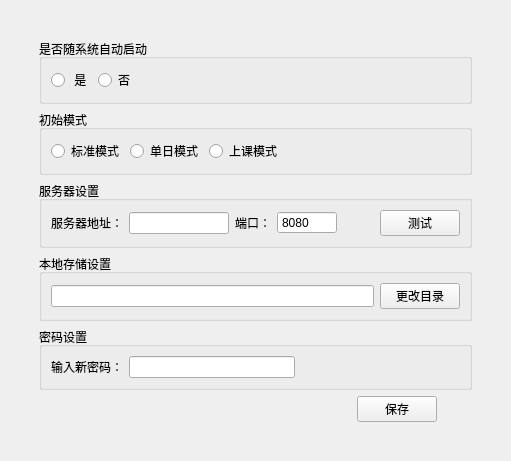
<?xml version="1.0" encoding="UTF-8"?>
<ui version="4.0">
 <class>SettingsWidget</class>
 <widget class="QWidget" name="SettingsWidget">
  <property name="geometry">
   <rect>
    <x>0</x>
    <y>0</y>
    <width>511</width>
    <height>399</height>
   </rect>
  </property>
  <property name="sizePolicy">
   <sizepolicy hsizetype="Fixed" vsizetype="Preferred">
    <horstretch>0</horstretch>
    <verstretch>0</verstretch>
   </sizepolicy>
  </property>
  <property name="windowTitle">
   <string>Form</string>
  </property>
  <layout class="QVBoxLayout" name="verticalLayout_2">
   <property name="leftMargin">
    <number>30</number>
   </property>
   <property name="topMargin">
    <number>30</number>
   </property>
   <property name="rightMargin">
    <number>30</number>
   </property>
   <property name="bottomMargin">
    <number>30</number>
   </property>
   <item>
    <layout class="QVBoxLayout" name="verticalLayout">
     <property name="leftMargin">
      <number>9</number>
     </property>
     <property name="topMargin">
      <number>9</number>
     </property>
     <property name="rightMargin">
      <number>9</number>
     </property>
     <property name="bottomMargin">
      <number>9</number>
     </property>
     <item>
      <widget class="QGroupBox" name="groupBox">
       <property name="title">
        <string>是否随系统自动启动</string>
       </property>
       <layout class="QHBoxLayout" name="horizontalLayout">
        <item>
         <widget class="QRadioButton" name="pAutoStartRadioBtn">
          <property name="text">
           <string> 是</string>
          </property>
         </widget>
        </item>
        <item>
         <widget class="QRadioButton" name="pDisableStartRadioBtn">
          <property name="text">
           <string>否</string>
          </property>
         </widget>
        </item>
        <item>
         <spacer name="horizontalSpacer_5">
          <property name="orientation">
           <enum>Qt::Horizontal</enum>
          </property>
          <property name="sizeHint" stdset="0">
           <size>
            <width>325</width>
            <height>20</height>
           </size>
          </property>
         </spacer>
        </item>
       </layout>
      </widget>
     </item>
     <item>
      <widget class="QGroupBox" name="groupBox_2">
       <property name="title">
        <string>初始模式</string>
       </property>
       <layout class="QHBoxLayout" name="horizontalLayout_2">
        <item>
         <widget class="QRadioButton" name="pStandartModeBtn">
          <property name="text">
           <string>标准模式</string>
          </property>
         </widget>
        </item>
        <item>
         <widget class="QRadioButton" name="pSigleDayModeBtn">
          <property name="text">
           <string>单日模式</string>
          </property>
         </widget>
        </item>
        <item>
         <widget class="QRadioButton" name="pInClassModeBtn">
          <property name="text">
           <string>上课模式</string>
          </property>
         </widget>
        </item>
        <item>
         <spacer name="horizontalSpacer_4">
          <property name="orientation">
           <enum>Qt::Horizontal</enum>
          </property>
          <property name="sizeHint" stdset="0">
           <size>
            <width>182</width>
            <height>20</height>
           </size>
          </property>
         </spacer>
        </item>
       </layout>
      </widget>
     </item>
     <item>
      <widget class="QGroupBox" name="groupBox_3">
       <property name="title">
        <string>服务器设置</string>
       </property>
       <layout class="QHBoxLayout" name="horizontalLayout_3">
        <item>
         <widget class="QLabel" name="label_4">
          <property name="text">
           <string>服务器地址：</string>
          </property>
         </widget>
        </item>
        <item>
         <widget class="QLineEdit" name="pIPAddressLineEdit">
          <property name="sizePolicy">
           <sizepolicy hsizetype="Fixed" vsizetype="Fixed">
            <horstretch>0</horstretch>
            <verstretch>0</verstretch>
           </sizepolicy>
          </property>
          <property name="minimumSize">
           <size>
            <width>100</width>
            <height>0</height>
           </size>
          </property>
          <property name="maximumSize">
           <size>
            <width>100</width>
            <height>16777215</height>
           </size>
          </property>
          <property name="maxLength">
           <number>15</number>
          </property>
         </widget>
        </item>
        <item>
         <widget class="QLabel" name="label_5">
          <property name="text">
           <string>端口：</string>
          </property>
         </widget>
        </item>
        <item>
         <widget class="QSpinBox" name="pPortSpinBox">
          <property name="sizePolicy">
           <sizepolicy hsizetype="Preferred" vsizetype="Fixed">
            <horstretch>0</horstretch>
            <verstretch>0</verstretch>
           </sizepolicy>
          </property>
          <property name="minimumSize">
           <size>
            <width>60</width>
            <height>0</height>
           </size>
          </property>
          <property name="maximumSize">
           <size>
            <width>60</width>
            <height>16777215</height>
           </size>
          </property>
          <property name="buttonSymbols">
           <enum>QAbstractSpinBox::NoButtons</enum>
          </property>
          <property name="maximum">
           <number>65535</number>
          </property>
          <property name="value">
           <number>8080</number>
          </property>
         </widget>
        </item>
        <item>
         <spacer name="horizontalSpacer_6">
          <property name="orientation">
           <enum>Qt::Horizontal</enum>
          </property>
          <property name="sizeHint" stdset="0">
           <size>
            <width>40</width>
            <height>20</height>
           </size>
          </property>
         </spacer>
        </item>
        <item>
         <widget class="QPushButton" name="pTestNetWorkBtn">
          <property name="sizePolicy">
           <sizepolicy hsizetype="Preferred" vsizetype="Fixed">
            <horstretch>0</horstretch>
            <verstretch>0</verstretch>
           </sizepolicy>
          </property>
          <property name="text">
           <string>测试</string>
          </property>
         </widget>
        </item>
       </layout>
      </widget>
     </item>
     <item>
      <widget class="QGroupBox" name="groupBox_4">
       <property name="title">
        <string>本地存储设置</string>
       </property>
       <layout class="QHBoxLayout" name="horizontalLayout_4">
        <item>
         <widget class="QLineEdit" name="pSaveFilePathLineEdit">
          <property name="text">
           <string/>
          </property>
         </widget>
        </item>
        <item>
         <widget class="QPushButton" name="pChangeSavePathBtn">
          <property name="sizePolicy">
           <sizepolicy hsizetype="Preferred" vsizetype="Fixed">
            <horstretch>0</horstretch>
            <verstretch>0</verstretch>
           </sizepolicy>
          </property>
          <property name="text">
           <string>更改目录</string>
          </property>
         </widget>
        </item>
       </layout>
      </widget>
     </item>
     <item>
      <widget class="QGroupBox" name="pModifiedGrpBox">
       <property name="minimumSize">
        <size>
         <width>0</width>
         <height>0</height>
        </size>
       </property>
       <property name="title">
        <string>密码设置</string>
       </property>
       <layout class="QGridLayout" name="gridLayout">
        <item row="0" column="2">
         <spacer name="horizontalSpacer_3">
          <property name="orientation">
           <enum>Qt::Horizontal</enum>
          </property>
          <property name="sizeHint" stdset="0">
           <size>
            <width>40</width>
            <height>20</height>
           </size>
          </property>
         </spacer>
        </item>
        <item row="0" column="0">
         <widget class="QLabel" name="label">
          <property name="text">
           <string>输入新密码：</string>
          </property>
         </widget>
        </item>
        <item row="0" column="1">
         <widget class="QLineEdit" name="pPasswordLineEdit">
          <property name="echoMode">
           <enum>QLineEdit::Password</enum>
          </property>
         </widget>
        </item>
       </layout>
      </widget>
     </item>
     <item>
      <layout class="QHBoxLayout" name="horizontalLayout_5">
       <property name="rightMargin">
        <number>15</number>
       </property>
       <item>
        <spacer name="horizontalSpacer">
         <property name="orientation">
          <enum>Qt::Horizontal</enum>
         </property>
         <property name="sizeHint" stdset="0">
          <size>
           <width>40</width>
           <height>20</height>
          </size>
         </property>
        </spacer>
       </item>
       <item>
        <widget class="QPushButton" name="pOkBtn">
         <property name="sizePolicy">
          <sizepolicy hsizetype="Preferred" vsizetype="Fixed">
           <horstretch>0</horstretch>
           <verstretch>0</verstretch>
          </sizepolicy>
         </property>
         <property name="text">
          <string>保存</string>
         </property>
        </widget>
       </item>
       <item>
        <spacer name="horizontalSpacer_2">
         <property name="orientation">
          <enum>Qt::Horizontal</enum>
         </property>
         <property name="sizeType">
          <enum>QSizePolicy::Fixed</enum>
         </property>
         <property name="sizeHint" stdset="0">
          <size>
           <width>20</width>
           <height>20</height>
          </size>
         </property>
        </spacer>
       </item>
      </layout>
     </item>
    </layout>
   </item>
  </layout>
 </widget>
 <resources/>
 <connections/>
</ui>
